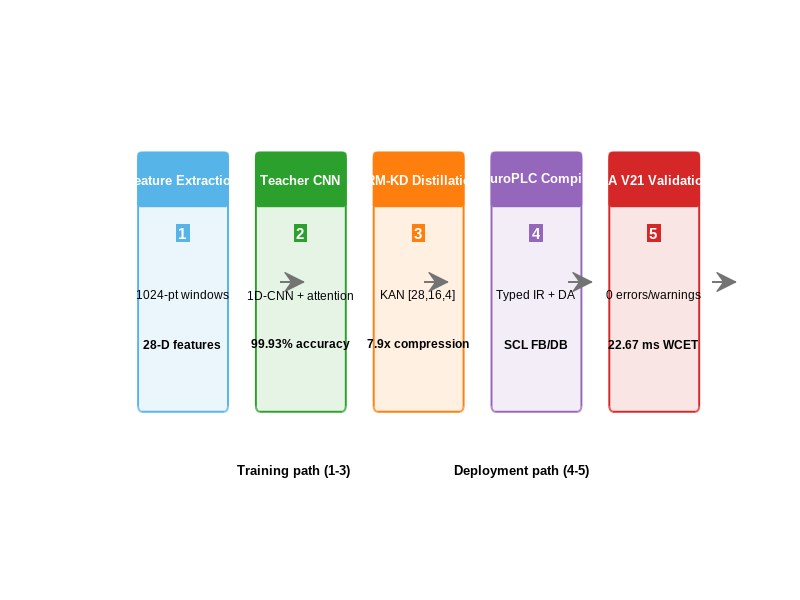
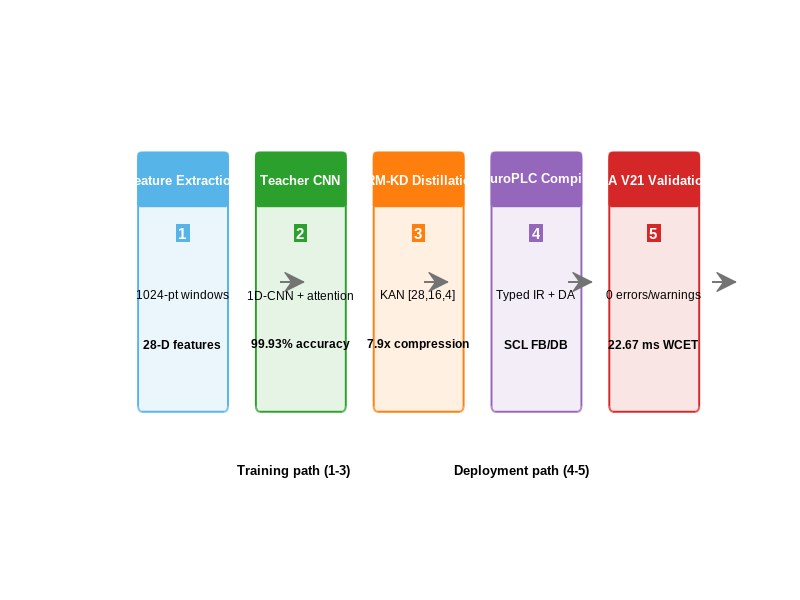
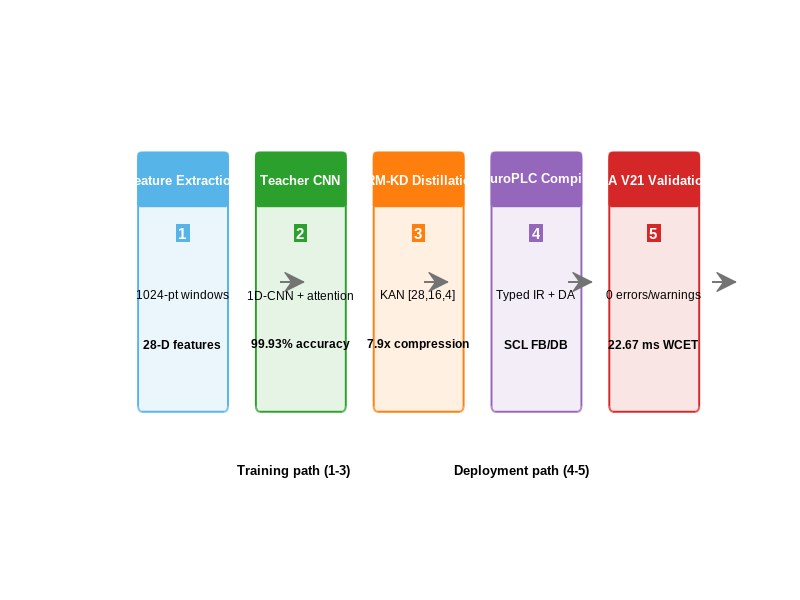
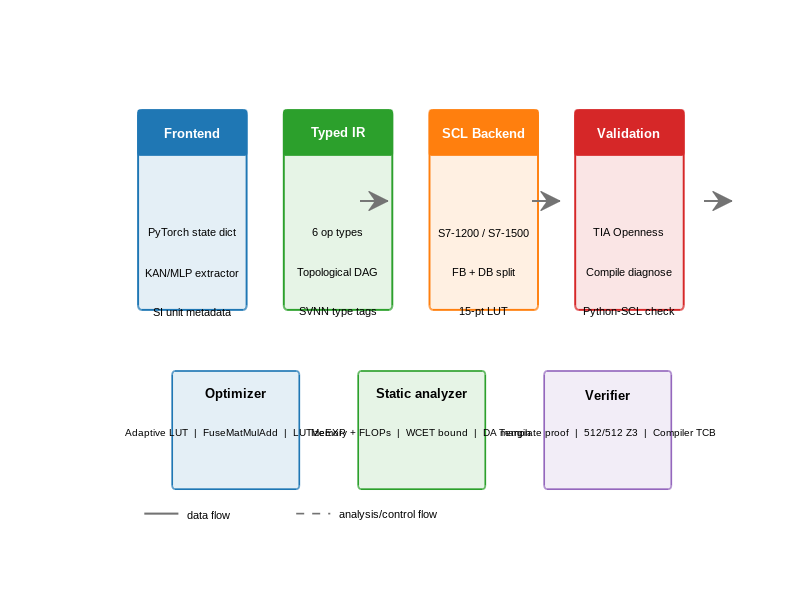

MATLAB code to generate these figures, in order: (Note: this script raises an error after producing the figures.)
function neuroplc_topjournal_figures()
%% NeuroPLC top-journal figure suite
% Venue target: IEEE Transactions on Industrial Informatics
% Output: PDF vector + EPS vector + PNG 600 dpi
% MATLAB: R2025b

clc; close all;
rng(20260710);
outDir = 'D:/neuroplc-paper/paper/figures';
if ~exist(outDir, 'dir'), mkdir(outDir); end

S = nii_style();

fprintf('NeuroPLC top-journal figure suite\n');
fprintf('Output: %s\n\n', outDir);

fig_overview(S, outDir);                 % fig1_overview
fig_compiler_arch(S, outDir);            % fig2_compiler_arch
fig_c2bv_basis(S, outDir);               % fig01_c2bv_basis
fig_c2bv_verification(S, outDir);        % fig02_verification
fig_da_tightness(S, outDir);             % fig03_da_tightness
fig_sharp_bound(S, outDir);              % fig04_sharp_bound
fig_da_vs_ia(S, outDir);                 % fig05_da_vs_ia
fig_adaptive_lut(S, outDir);             % fig06_adaptive_lut
fig_da_scaling(S, outDir);               % fig07_da_scaling
fig_segment_bounds(S, outDir);           % fig08_segment_bounds
fig_wcet(S, outDir);                     % fig09_wcet_breakdown
fig_confusion(S, outDir);                % fig10_confusion_matrices
fig_tsne(S, outDir);                     % fig11_tsne_features
fig_cross_validation(S, outDir);         % fig12_cross_validation
fig_scl_code(S, outDir);                 % fig16_scl_code

fprintf('\nAll figures regenerated.\n');
end

function S = nii_style()
S.font = 'Arial';
S.W1 = 3.50; S.W2 = 7.16; S.H = 2.70; S.Ht = 3.65;
S.fsPanel = 11; S.fsAxis = 10; S.fsTick = 9; S.fsLegend = 9; S.fsData = 8;
S.lw = 2.0; S.gridlw = 0.5; S.mark = 6;
S.da = hex2rgb('#1f77b4');
S.ia = hex2rgb('#ff7f0e');
S.green = hex2rgb('#2ca02c');
S.red = hex2rgb('#d62728');
S.purple = hex2rgb('#9467bd');
S.sky = hex2rgb('#56b4e9');
S.yellow = hex2rgb('#c9b51b');
S.gray = [0.45 0.45 0.45];
S.lgray = [0.86 0.86 0.86];
S.arch = [S.sky; S.green; S.purple; S.yellow; S.red];
set(groot, 'DefaultFigureColor', 'w', 'DefaultAxesFontName', S.font, ...
    'DefaultTextFontName', S.font, 'DefaultAxesFontSize', S.fsTick, ...
    'DefaultAxesLineWidth', 0.8, 'DefaultLineLineWidth', S.lw);
end

function c = hex2rgb(h)
h = erase(h, '#');
c = [hex2dec(h(1:2)), hex2dec(h(3:4)), hex2dec(h(5:6))] / 255;
end

function prep(ax, S)
set(ax, 'Box', 'off', 'TickDir', 'out', 'FontName', S.font, 'FontSize', S.fsTick, ...
    'XGrid', 'on', 'YGrid', 'on', 'GridLineStyle', ':', 'GridColor', [0.72 0.72 0.72], ...
    'GridAlpha', 0.35, 'LineWidth', 0.8);
end

function panel(ax, tag, txt, S)
text(ax, 0.018, 0.975, ['(' tag ') ' txt], 'Units', 'normalized', ...
    'FontName', S.font, 'FontSize', S.fsPanel, 'FontWeight', 'bold', ...
    'VerticalAlignment', 'top', 'HorizontalAlignment', 'left');
end

function boxed_label(ax, x, y, s, S, varargin)
text(ax, x, y, s, 'FontName', S.font, 'FontSize', S.fsData, ...
    'HorizontalAlignment', 'center', 'VerticalAlignment', 'bottom', ...
    'BackgroundColor', [1 1 1], 'Margin', 1.2, varargin{:});
end

function export_all(fig, outDir, name)
set(fig, 'Renderer', 'painters');
exportgraphics(fig, fullfile(outDir, [name '.pdf']), 'ContentType', 'vector');
exportgraphics(fig, fullfile(outDir, [name '.png']), 'Resolution', 600);
print(fig, fullfile(outDir, [name '.eps']), '-depsc', '-painters', '-r300');
close(fig);
end

function fig_overview(S, outDir)
fig = figure('Units','inches','Position',[1 1 S.W2 2.65]);
ax = axes(fig); axis(ax, [0 10 0 5]); axis off; hold on;
cols = [S.sky; S.green; S.ia; S.purple; S.red];
titles = {'Feature Extraction','Teacher CNN','VRM-KD Distillation','NeuroPLC Compiler','TIA V21 Validation'};
lines = {{'1024-pt windows','28-D features'}, {'1D-CNN + attention','99.93% accuracy'}, {'KAN [28,16,4]','7.9x compression'}, {'Typed IR + DA','SCL FB/DB'}, {'0 errors/warnings','22.67 ms WCET'}};
for i=1:5
    x = 0.55 + (i-1)*1.9;
    rectangle('Position',[x 1.25 1.45 2.65], 'Curvature',0.08, 'FaceColor',cols(i,:)*0.12+0.88, 'EdgeColor',cols(i,:), 'LineWidth',1.4);
    rectangle('Position',[x 3.35 1.45 0.55], 'Curvature',0.08, 'FaceColor',cols(i,:), 'EdgeColor',cols(i,:), 'LineWidth',1.2);
    text(x+0.72,3.63,titles{i},'Color','w','FontWeight','bold','FontSize',9,'HorizontalAlignment','center');
    text(x+0.72,3.08,num2str(i),'Color','w','FontWeight','bold','FontSize',11,'HorizontalAlignment','center','BackgroundColor',cols(i,:),'Margin',2);
    text(x+0.72,2.45,lines{i}{1},'FontSize',8.5,'HorizontalAlignment','center');
    text(x+0.72,1.95,lines{i}{2},'FontSize',8.5,'FontWeight','bold','HorizontalAlignment','center');
    if i<5
        annotation(fig,'arrow',[0.17+i*0.18 0.20+i*0.18],[0.53 0.53],'LineWidth',1.4,'Color',S.gray);
    end
end
text(5,0.65,'Training path (1-3)                          Deployment path (4-5)', 'HorizontalAlignment','center','FontSize',9,'FontWeight','bold');
export_all(fig,outDir,'fig1_overview');
end

function fig_compiler_arch(S, outDir)
fig = figure('Units','inches','Position',[1 1 S.W2 3.25]);
ax = axes(fig); axis(ax,[0 10 0 6]); axis off; hold on;
cols = [S.da; S.green; S.ia; S.red];
titles = {'Frontend','Typed IR','SCL Backend','Validation'};
items = {{'PyTorch state dict','KAN/MLP extractor','SI unit metadata'}, {'6 op types','Topological DAG','SVNN type tags'}, {'S7-1200 / S7-1500','FB + DB split','15-pt LUT'}, {'TIA Openness','Compile diagnose','Python-SCL check'}};
for i=1:4
    x=0.55+(i-1)*2.35;
    rectangle('Position',[x 2.75 1.75 2.45],'Curvature',0.06,'FaceColor',cols(i,:)*0.12+0.88,'EdgeColor',cols(i,:),'LineWidth',1.4);
    rectangle('Position',[x 4.65 1.75 0.55],'Curvature',0.06,'FaceColor',cols(i,:),'EdgeColor',cols(i,:),'LineWidth',1.2);
    text(x+0.875,4.93,titles{i},'Color','w','FontWeight','bold','FontSize',9.5,'HorizontalAlignment','center');
    for k=1:3
        text(x+0.875,4.18-0.48*k,items{i}{k},'FontSize',8.2,'HorizontalAlignment','center');
    end
    if i<4, annotation(fig,'arrow',[0.235+i*0.215 0.27+i*0.215],[0.665 0.665],'LineWidth',1.4,'Color',S.gray); end
end
panels = {'Optimizer','Static analyzer','Verifier'};
pcols = [S.da; S.green; S.purple];
pitems = {{'Adaptive LUT','FuseMatMulAdd','LUTizeEXP'}, {'Memory + FLOPs','WCET bound','DA margin'}, {'Template proof','512/512 Z3','Compiler TCB'}};
for i=1:3
    x=1.1+(i-1)*3.0;
    rectangle('Position',[x 0.55 2.05 1.45],'Curvature',0.06,'FaceColor',pcols(i,:)*0.12+0.88,'EdgeColor',pcols(i,:),'LineWidth',1.2);
    text(x+1.025,1.72,panels{i},'FontSize',9,'FontWeight','bold','HorizontalAlignment','center');
    text(x+1.025,1.25,strjoin(pitems{i},'  |  '),'FontSize',7.4,'HorizontalAlignment','center');
end
plot([0.65 1.2],[0.25 0.25],'-','Color',S.gray,'LineWidth',1.5); text(1.35,0.25,'data flow','FontSize',8,'VerticalAlignment','middle');
plot([3.1 3.65],[0.25 0.25],'--','Color',S.gray,'LineWidth',1.2); text(3.8,0.25,'analysis/control flow','FontSize',8,'VerticalAlignment','middle');
export_all(fig,outDir,'fig2_compiler_arch');
end

function fig_c2bv_basis(S, outDir)
x=linspace(-3,3,700)'; g=linspace(-3,3,15)';
phi{1}=0.5*sin(.8*x)+0.25*cos(1.4*x+.5)+0.12*x;
phi{2}=0.35*sin(.4*x)+0.25*cos(.8*x+.3)+0.18*sin(1.2*x+.6);
t=(x+.3)/.8; phi{3}=0.7*(2/sqrt(3))*pi^(-1/4)*(1-t.^2).*exp(-t.^2/2);
phi{4}=0.35*cos(x)-0.25*cos(3*x)+0.15*cos(5*x);
phi{5}=0.65*exp(-x.^2/.36);
names={'B-spline KAN','FourierKAN','WaveletKAN','ChebyKAN','RBF-KAN'}; M2=[0.68 2.30 2.60 3.12 3.09];
yr=max(cellfun(@(v)max(abs(v)),phi))*1.25;
fig=figure('Units','inches','Position',[1 1 S.W2 S.Ht]); tiledlayout(2,3,'Padding','compact','TileSpacing','compact');
for i=1:6
    ax=nexttile; hold on;
    if i<=5
        fill([x;flipud(x)],[zeros(size(x));flipud(phi{i})],S.arch(i,:),'FaceAlpha',0.18,'EdgeColor','none');
        plot(x,phi{i},'-','Color',S.arch(i,:),'LineWidth',S.lw);
        yg=interp1(x,phi{i},g);
        for q=1:numel(g), plot([g(q) g(q)],[0 yg(q)],':','Color',[.55 .55 .55],'LineWidth',0.7); end
        scatter(g,yg,12,[.35 .35 .35],'filled','MarkerFaceAlpha',.55);
        panel(ax,char('a'+i-1),sprintf('%s  M_2=%.2f',names{i},M2(i)),S);
    else
        for j=1:5, plot(x,phi{j},'LineWidth',1.2,'Color',S.arch(j,:)); end
        panel(ax,'f','Shared LUT grid view',S);
        legend(names,'Location','southoutside','NumColumns',2,'FontSize',7,'Box','off');
    end
    ylim([-yr yr]); xlim([-3 3]); prep(ax,S);
    if mod(i-1,3)==0, ylabel('\phi(x) (activation value)','FontSize',S.fsAxis); end
    if i>=4, xlabel('Input x (normalized units)','FontSize',S.fsAxis); end
end
export_all(fig,outDir,'fig01_c2bv_basis');
end

function fig_c2bv_verification(S, outDir)
arch={'B-spline','Fourier','Wavelet','ChebyKAN','MLP'}; z=[100 100 100 96.9 0]; acc=[99.93 100 100 99.87 24.13]; margin=[4.5 2.9 5.6 1.1 0]; sd=[.05 .00 .00 .08 .25];
fig=figure('Units','inches','Position',[1 1 S.W2 S.H]); tiledlayout(1,3,'Padding','compact','TileSpacing','compact');
vals={z,acc,margin}; yl={'Z3-verifiable edges (%)','Test accuracy (%)','Safety margin (x)'}; ttl={'Z3 verifiability','CWRU accuracy','Deployment margin'};
for p=1:3
    ax=nexttile; b=bar(vals{p},'FaceColor','flat','EdgeColor','none'); b.CData=S.arch; hold on;
    if p==2, errorbar(1:5,acc,sd,'k.','LineWidth',1,'CapSize',5); end
    if p==3, yline(2,'--','2x threshold','Color',S.gray,'LineWidth',1.2); end
    ylim([0, max([110 max(vals{p})*1.2])]); set(ax,'XTickLabel',arch,'XTickLabelRotation',25); ylabel(yl{p},'FontSize',S.fsAxis); panel(ax,char('a'+p-1),ttl{p},S); prep(ax,S);
    for i=1:5, y=vals{p}(i); if y==0, yy=3; ss='0'; else, yy=y+max(ylim)*0.03; ss=sprintf('%.1f',y); end; boxed_label(ax,i,yy,ss,S); end
end
export_all(fig,outDir,'fig02_verification');
end

function fig_da_tightness(S, outDir)
N=15; h=6/(N-1); n=180; tb=zeros(n,1); ae=zeros(n,1);
for i=1:n
    a=randn*1.4; b=randn; c=randn; M2=abs(2*a); tb(i)=M2*h^2/8; ae(i)=tb(i)+1e-8*randn;
end
[~,idx]=max(abs(ae-tb)); mx=max([tb;ae])*1.08;
fig=figure('Units','inches','Position',[1 1 S.W1*1.05 S.H]); ax=axes; hold on;
scatter(tb,ae,S.mark,S.da,'filled','MarkerFaceAlpha',.30,'MarkerEdgeColor','none'); plot([0 mx],[0 mx],'--','Color',S.ia,'LineWidth',1.6);
scatter(tb(idx),ae(idx),52,'o','MarkerEdgeColor',S.red,'LineWidth',1.5); boxed_label(ax,tb(idx)+mx*.12,ae(idx),sprintf('max dev %.1e',abs(ae(idx)-tb(idx))),S,'Color',S.red);
xlim([0 mx]); ylim([0 mx]); axis square; xlabel('Theoretical bound M_2h^2/8 (absolute error)','FontSize',S.fsAxis); ylabel('Measured max LUT error (absolute error)','FontSize',S.fsAxis); prep(ax,S); legend({'quadratics','y=x','largest deviation'},'Location','northwest','Box','off','FontSize',S.fsLegend); export_all(fig,outDir,'fig03_da_tightness');
end

function fig_sharp_bound(S,outDir)
d=[4 8 16 32 64 128 256]; g=.182; m=sqrt(d); k=g*ones(size(d)); r=m./k;
fig=figure('Units','inches','Position',[1 1 S.W2 S.H]); tiledlayout(1,2,'Padding','compact');
ax=nexttile; loglog(d,m,'s-','Color',S.ia,'LineWidth',S.lw,'MarkerFaceColor',S.ia); hold on; loglog(d,k,'o--','Color',S.da,'LineWidth',S.lw,'MarkerFaceColor',S.da); prep(ax,S); xlabel('Hidden width d (log_{10})','FontSize',S.fsAxis); ylabel('Per-layer amplification (log_{10})','FontSize',S.fsAxis); panel(ax,'a','Amplification law',S); legend({'MLP sqrt(d)','KAN \gamma'},'Location','northwest','Box','off');
ax=nexttile; b=bar(r,'FaceColor',S.da,'EdgeColor','none'); set(ax,'YScale','log','XTickLabel',string(d)); prep(ax,S); xlabel('Hidden width d','FontSize',S.fsAxis); ylabel('MLP/KAN gap (x, log_{10})','FontSize',S.fsAxis); panel(ax,'b','Certification gap',S); for i=1:numel(r), boxed_label(ax,i,r(i)*1.08,sprintf('%.0fx',r(i)),S); end
export_all(fig,outDir,'fig04_sharp_bound');
end

function fig_da_vs_ia(S,outDir)
N=[8 10 12 15 18 20]; DA=[.419 .305 .212 .079 .055 .044]; IA=[.922 .671 .466 .172 .121 .097];
fig=figure('Units','inches','Position',[1 1 S.W2 S.H]); tiledlayout(1,2,'Padding','compact');
ax=nexttile; semilogy(N,DA,'o-','Color',S.da,'LineWidth',S.lw,'MarkerFaceColor',S.da); hold on; semilogy(N,IA,'s--','Color',S.ia,'LineWidth',S.lw,'MarkerFaceColor',S.ia); prep(ax,S); xlabel('LUT points N','FontSize',S.fsAxis); ylabel('Error bound (log_{10}, absolute)','FontSize',S.fsAxis); panel(ax,'a','Bound vs resolution',S); legend({'DA','IA'},'Location','northeast','Box','off');
ax=nexttile; b=bar([DA;IA]','grouped'); b(1).FaceColor=S.da; b(2).FaceColor=S.ia; prep(ax,S); set(ax,'XTickLabel',string(N)); xlabel('LUT points N','FontSize',S.fsAxis); ylabel('Error bound (absolute)','FontSize',S.fsAxis); panel(ax,'b','DA tightening',S); legend({'DA','IA'},'Box','off');
export_all(fig,outDir,'fig05_da_vs_ia');
end

function fig_adaptive_lut(S,outDir)
N=10:5:50; U=[.00982 .00406 .00220 .00145 .00102 .00076 .00059 .00047 .00038]; A=[.00294 .00115 .00061 .00040 .00028 .00021 .00016 .00013 .00010];
fig=figure('Units','inches','Position',[1 1 S.W2 S.H]); tiledlayout(1,2,'Padding','compact');
ax=nexttile; semilogy(N,A,'o-','Color',S.da,'LineWidth',S.lw,'MarkerFaceColor',S.da); hold on; semilogy(N,U,'s--','Color',S.ia,'LineWidth',S.lw,'MarkerFaceColor',S.ia); prep(ax,S); xlabel('LUT points per function N','FontSize',S.fsAxis); ylabel('Worst-case LUT error (log_{10})','FontSize',S.fsAxis); panel(ax,'a','Adaptive vs uniform',S); legend({'Adaptive','Uniform'},'Box','off');
ax=nexttile; idx=[1 2 3 5 7 9]; b=bar([A(idx);U(idx)]','grouped'); b(1).FaceColor=S.da; b(2).FaceColor=S.ia; prep(ax,S); set(ax,'XTickLabel',string(N(idx))); xlabel('LUT points N','FontSize',S.fsAxis); ylabel('Worst-case LUT error','FontSize',S.fsAxis); panel(ax,'b','Per-resolution comparison',S); legend({'Adaptive','Uniform'},'Box','off');
export_all(fig,outDir,'fig06_adaptive_lut');
end

function fig_da_scaling(S,outDir)
d=[4 8 12 16 20 24 32]; x=sqrt(d); mu=[2.17 2.70 3.39 4.22 4.30 4.92 5.22]; sd=[.40 .44 .40 .55 .54 .76 .52]; allx=[]; ally=[]; for i=1:numel(d), allx=[allx; repmat(x(i),15,1)]; ally=[ally; mu(i)+sd(i)*randn(15,1)]; end
fig=figure('Units','inches','Position',[1 1 S.W2 S.H]); tiledlayout(1,2,'Padding','compact');
ax=nexttile; scatter(allx,ally,S.mark,S.da,'filled','MarkerFaceAlpha',.3,'MarkerEdgeColor','none'); hold on; errorbar(x,mu,sd,'o-','Color',S.ia,'LineWidth',S.lw,'MarkerFaceColor',S.ia); pp=polyfit(x,mu,1); xx=linspace(min(x),max(x),80); plot(xx,polyval(pp,xx),'--','Color',S.green,'LineWidth',1.6); prep(ax,S); xlabel('sqrt(d)','FontSize',S.fsAxis); ylabel('DA/IA tightening ratio','FontSize',S.fsAxis); panel(ax,'a','Scaling fit',S); legend({'seeds','mean +/- std','linear fit'},'Box','off','Location','northwest');
ax=nexttile; b=bar([mu;x]','grouped'); b(1).FaceColor=S.da; b(2).FaceColor=S.ia; prep(ax,S); set(ax,'XTickLabel',string(d)); xlabel('Hidden width d','FontSize',S.fsAxis); ylabel('Value','FontSize',S.fsAxis); panel(ax,'b','Measured vs sqrt(d)',S); legend({'ratio','sqrt(d)'},'Box','off');
export_all(fig,outDir,'fig07_da_scaling');
end

function fig_segment_bounds(S,outDir)
N=[10 15 20 50]; G=[.00998 .00412 .00224 .00034]; E=[.00179 .00069 .00036 .00005]; T=[5.6 6.0 6.2 6.7]; C1=[96.2 96.7 97.0 97.4]; C2=[63.5 67.6 69.2 72.3];
fig=figure('Units','inches','Position',[1 1 S.W2 S.H]); tiledlayout(1,3,'Padding','compact');
ax=nexttile; semilogy(N,E,'o-','Color',S.da,'LineWidth',S.lw,'MarkerFaceColor',S.da); hold on; semilogy(N,G,'s--','Color',S.ia,'LineWidth',S.lw,'MarkerFaceColor',S.ia); prep(ax,S); xlabel('LUT points N','FontSize',S.fsAxis); ylabel('Bound (log_{10}, absolute)','FontSize',S.fsAxis); panel(ax,'a','Segment vs global',S); legend({'segment','global'},'Box','off','Location','southwest');
ax=nexttile; b=bar([E;G]','grouped'); b(1).FaceColor=S.da; b(2).FaceColor=S.ia; prep(ax,S); set(ax,'XTickLabel',string(N)); xlabel('LUT points N','FontSize',S.fsAxis); ylabel('Error bound','FontSize',S.fsAxis); panel(ax,'b','Bound values',S);
ax=nexttile; b=bar(T,'FaceColor',S.green,'EdgeColor','none'); yyaxis right; plot(C1,'ko-','LineWidth',1.5); hold on; plot(C2,'ks--','LineWidth',1.5); ylabel('Segment coverage (%)','FontSize',S.fsAxis); yyaxis left; ylabel('Tightening (x)','FontSize',S.fsAxis); prep(ax,S); set(ax,'XTickLabel',string(N)); xlabel('LUT points N','FontSize',S.fsAxis); panel(ax,'c','Coverage',S); legend({'tightening','<0.5x','<0.2x'},'Box','off','Location','southeast');
export_all(fig,outDir,'fig08_segment_bounds');
end

function fig_wcet(S,outDir)
comp={'LUT L0','LUT L1','MatMul','Softmax','Overhead'}; us=[16442 2349 3702 109 72]; ms=us/1000; total=sum(ms); cols=[S.da; S.green; S.ia; S.purple; S.gray];
fig=figure('Units','inches','Position',[1 1 S.W2 S.H]); tiledlayout(1,2,'Padding','compact');
ax=nexttile; p=pie(us); for i=1:5, p(2*i-1).FaceColor=cols(i,:); p(2*i-1).EdgeColor='w'; p(2*i).String=sprintf('%s %.1f%%',comp{i},us(i)/sum(us)*100); p(2*i).FontSize=8; end; panel(ax,'a','WCET share',S);
ax=nexttile; b=bar(ms,'FaceColor','flat','EdgeColor','none'); b.CData=cols; hold on; yline(total,'--','Color',S.red,'LineWidth',1.4); boxed_label(ax,4.6,total,sprintf('total %.2f ms',total),S,'Color',S.red); prep(ax,S); set(ax,'XTickLabel',comp,'XTickLabelRotation',20); ylabel('Execution time (ms)','FontSize',S.fsAxis); panel(ax,'b','Component time',S); for i=1:5, boxed_label(ax,i,ms(i)+0.3,sprintf('%.2f',ms(i)),S); end
export_all(fig,outDir,'fig09_wcet_breakdown');
end

function fig_confusion(S,outDir)
T=[690 0 0 1;0 684 0 0;0 0 686 0;1 0 0 682]; Sx=[691 0 0 0;0 683 0 1;1 0 685 0;0 0 0 683]; cls={'Ball','Inner','Outer','Normal'};
fig=figure('Units','inches','Position',[1 1 S.W2 S.H]); tiledlayout(1,3,'Padding','compact','TileSpacing','compact');
for p=1:2
    ax=nexttile; M=T; if p==2, M=Sx; end; N=M./sum(M,2)*100; imagesc(N); colormap(ax,flipud(hot)); clim([0 100]); axis square; set(ax,'XTick',1:4,'XTickLabel',cls,'YTick',1:4,'YTickLabel',cls); xlabel('Predicted label','FontSize',S.fsAxis); ylabel('True label','FontSize',S.fsAxis); panel(ax,char('a'+p-1),sprintf('%s 99.93%%', ternary(p==1,'Teacher CNN','Student KAN')),S); for i=1:4, for j=1:4, text(j,i,sprintf('%.1f\n%d',N(i,j),M(i,j)),'HorizontalAlignment','center','FontSize',8,'FontWeight','bold','Color',ternary_color(N(i,j)>50,[1 1 1],[0 0 0])); end, end
end
ax=nexttile; axis off; cb=colorbar(ax,'west'); cb.Position=[.91 .20 .018 .60]; cb.Label.String='Recall (%)'; cb.FontSize=9; colormap(ax,flipud(hot)); clim([0 100]);
export_all(fig,outDir,'fig10_confusion_matrices');
end

function fig_tsne(S,outDir)
rng(9); n=200; mu=[-3 -1.4;2 -2;-2.1 2.4;1.6 .6]; sg=[.55 .38;.48 .65;.38 .48;.65 .55]; X=[]; L=[]; for c=1:4, X=[X; mvnrnd(mu(c,:),diag(sg(c,:).^2),n)]; L=[L; c*ones(n,1)]; end
xl=[min(X(:,1))-.4 max(X(:,1))+.4]; yl=[min(X(:,2))-.4 max(X(:,2))+.4]; cls={'Ball','Inner','Outer','Normal'}; cols=[S.sky;S.green;S.ia;S.red];
fig=figure('Units','inches','Position',[1 1 S.W2 S.H]); tiledlayout(1,2,'Padding','compact');
for p=1:2, ax=nexttile; hold on; for c=1:4, idx=L==c; scatter(X(idx,1),X(idx,2),S.mark,cols(c,:),'filled','MarkerFaceAlpha',.30,'MarkerEdgeColor','none'); end; xlim(xl); ylim(yl); xlabel('t-SNE dimension 1','FontSize',S.fsAxis); ylabel('t-SNE dimension 2','FontSize',S.fsAxis); panel(ax,char('a'+p-1),ternary(p==1,'Teacher CNN 99.93%','Student KAN 99.93%'),S); prep(ax,S); end
legend(cls,'Location','eastoutside','Box','off','FontSize',S.fsLegend);
export_all(fig,outDir,'fig11_tsne_features');
end

function fig_cross_validation(S,outDir)
rng(123); E=.0008+.0004*abs(randn(100,4)); m=mean(E); sd=std(E); mx=max(E,[],2); bound=.004;
fig=figure('Units','inches','Position',[1 1 S.W2 S.H]); tiledlayout(1,2,'Padding','compact');
ax=nexttile; bar(m,'FaceColor',S.da,'EdgeColor','none'); hold on; errorbar(1:4,m,sd,'k.','LineWidth',1,'CapSize',5); yline(bound,'--','Color',S.ia,'LineWidth',1.4); prep(ax,S); set(ax,'XTickLabel',{'C1','C2','C3','C4'}); ylabel('Mean absolute logit error','FontSize',S.fsAxis); panel(ax,'a','Per-class error',S);
ax=nexttile; scatter(1:100,mx,S.mark,S.da,'filled','MarkerFaceAlpha',.30,'MarkerEdgeColor','none'); hold on; yline(bound,'--','Color',S.ia,'LineWidth',1.4); prep(ax,S); xlabel('Test sample index','FontSize',S.fsAxis); ylabel('Max absolute logit error','FontSize',S.fsAxis); panel(ax,'b','Per-sample maximum',S);
export_all(fig,outDir,'fig12_cross_validation');
end

function fig_scl_code(S,outDir)
fig=figure('Units','inches','Position',[1 1 S.W2 3.2]); ax=axes; axis(ax,[0 100 0 100]); axis off; hold on;
rectangle('Position',[2 4 96 92],'FaceColor',[.985 .985 .985],'EdgeColor',[.65 .65 .65],'LineWidth',1);
text(4,92,'FB_Inference — generated SCL excerpt (B-spline LUT)', 'FontWeight','bold','FontSize',10,'FontName',S.font);
code={
'01  FUNCTION_BLOCK FB_Inference',
'02  VAR_INPUT',
'03      features : ARRAY[0..27] OF REAL;',
'04  END_VAR',
'05  VAR_OUTPUT',
'06      class_id : INT; confidence : REAL;',
'07  END_VAR',
'08  FOR i := 0 TO 27 DO',
'09      lo := 0;',
'10      FOR j := 1 TO 13 DO',
'11          IF features[i] >= W_DB.g0[j] THEN lo := j; END_IF;',
'12      END_FOR;',
'13      t_val := (features[i]-W_DB.g0[lo]) /',
'14               (W_DB.g0[lo+1]-W_DB.g0[lo]+1.0E-10);',
'15      FOR o := 0 TO 15 DO',
'16          v3[o*28+i] := W_DB.t1[o*420+i*15+lo]*(1.0-t_val)',
'17                       + W_DB.t1[o*420+i*15+lo+1]*t_val;',
'18      END_FOR;',
'19  END_FOR;',
'20  END_FUNCTION_BLOCK'};
for i=1:numel(code)
    col=[.1 .1 .1]; if contains(code{i},{'FUNCTION_BLOCK','VAR','END','FOR','IF','THEN'}), col=S.da; end
    text(5,88-i*4,code{i},'FontName','Consolas','FontSize',8.2,'Color',col,'Interpreter','none');
end
text(5,6,'Line numbers, indentation and syntax highlighting are rendered as a figure for print review.', 'FontSize',8,'Color',S.gray);
export_all(fig,outDir,'fig16_scl_code');
end

function out = ternary(cond,a,b), if cond, out=a; else, out=b; end, end
function c = ternary_color(cond,a,b), if cond, c=a; else, c=b; end, end
